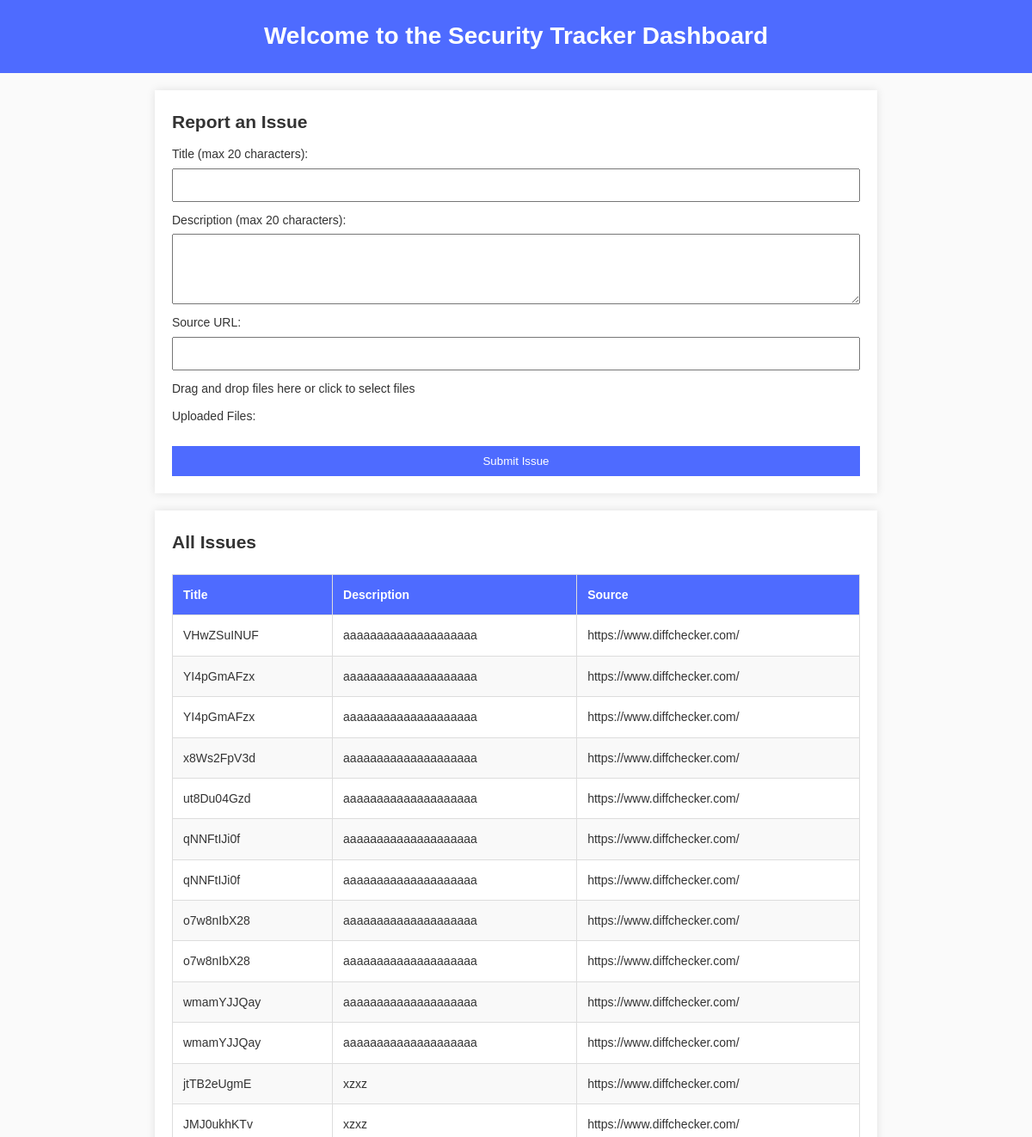
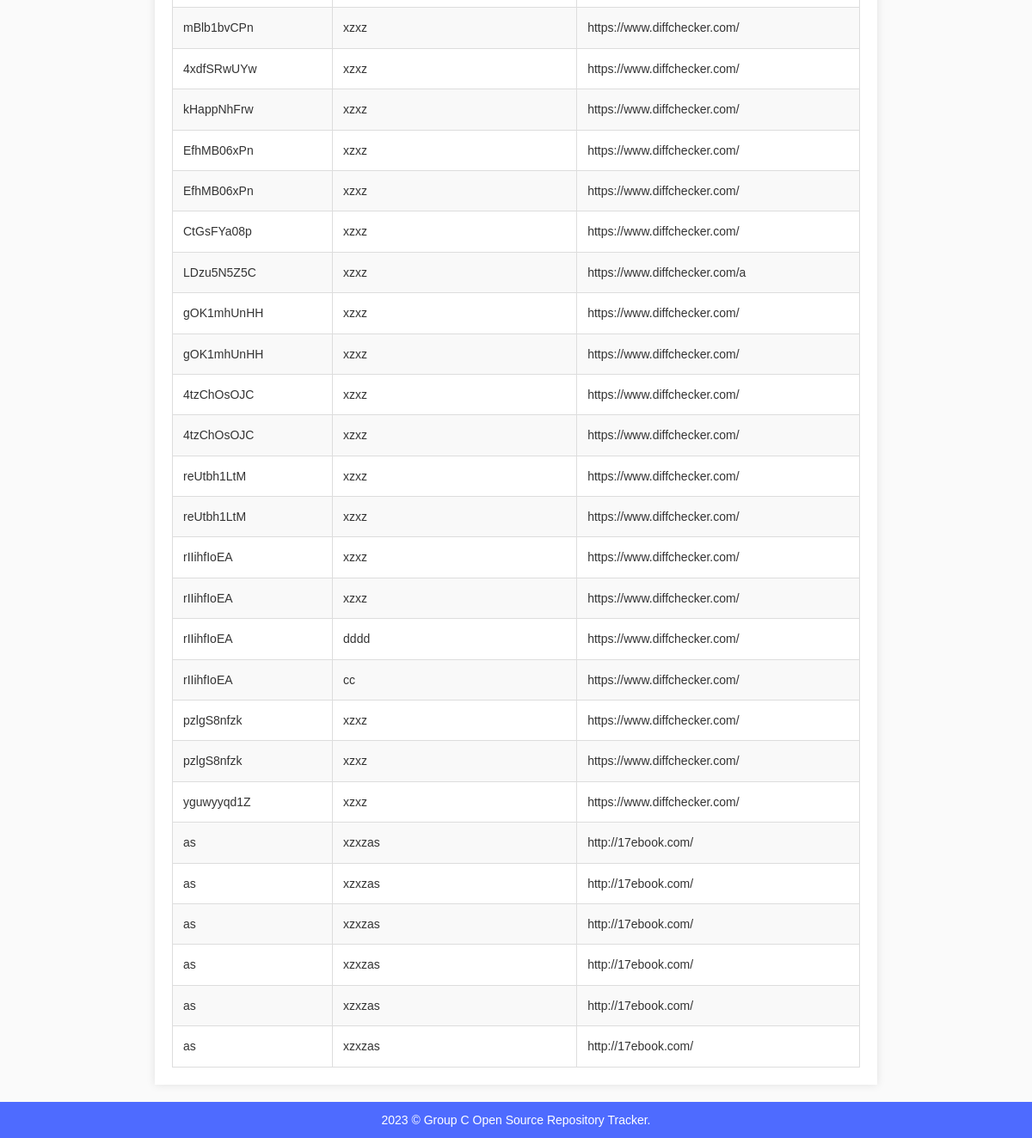
/dashboard, run on the app's committed database (2 pictures, top to bottom).
### app.py (models this page shows)
class Issue(db.Model):
    id = db.Column(db.Integer, primary_key=True)
    title = db.Column(db.String(120), nullable=False)
    description = db.Column(db.Text, nullable=False)
    source = db.Column(db.String(120))

### app.py (the view)
@app.route("/dashboard")
def dashboard():
    issues = Issue.query.all()
    return render_template("dashboard.html", issues=issues)

### templates/dashboard.html (shortened to what this page needs)
<!DOCTYPE html>
<html lang="en">
<head>
    <link rel="stylesheet" href="{{ url_for('static', filename='dashboard.css') }}">
</head>
<body>
    <header>
        <h1>Welcome to the Security Tracker Dashboard</h1>
    </header>
    <section id="report-issue">
        <h2>Report an Issue</h2>
        <form id="report-issue-form" action="/dashboard" method="post" enctype="multipart/form-data"
            onsubmit="scanSource()">
            <label for="issue-title">Title (max 20 characters):</label>
            <input type="text" id="issue-title" name="title" required maxlength="20">
            <label for="issue-description">Description (max 20 characters):</label>
            <textarea id="issue-description" name="description" rows="4" required maxlength="20"></textarea>
            <label for="issue-source">Source URL:</label>
            <input type="url" id="issue-source" name="source" required>
            <label for="file-drop-area" class="file-drop-label">
                <p>Drag and drop files here or click to select files</p>
            </label>
            <div id="file-list-container">
                <p>Uploaded Files:</p>
            </div>
            <button type="submit">Submit Issue</button>
        </form>
    </section>
    <section id="all-issues">
        <h2>All Issues</h2>
        <table>
            <thead>
                <tr>
                    <th>Title</th>
                    <th>Description</th>
                    <th>Source</th>
                </tr>
            </thead>
            <tbody>
                {% for issue in issues %}
                <tr>
                    <td>{{ issue.title }}</td>
                    <td>{{ issue.description }}</td>
                    <td>{{ issue.source }}</td>
                </tr>
                {% endfor %}
            </tbody>
        </table>
    </section>
    <footer>
        <p>2023 &copy; Group C Open Source Repository Tracker.</p>
    </footer>
</body>
</html>
</body>
</html>

### static/dashboard.css (style rules this page uses)
body, h1, h2, h3, p, label, select, input, button, table, thead, th, td { margin: 0; padding: 0; box-sizing: border-box; }
body { font-family: 'Poppins', sans-serif; font-size: 14px; line-height: 1.6; color: #333; background-color: #fafafa; }
header { background: #4e6bff; padding: 20px; color: #fff; text-align: center; }
section { max-width: 800px; margin: 20px auto; padding: 20px; background: #fff; box-shadow: 0 0 10px rgba(0, 0, 0, 0.1); }
form { display: flex; flex-direction: column; }
label { margin-top: 10px; }
input, select, textarea { margin-top: 5px; padding: 10px; width: 100%; box-sizing: border-box; }
button { margin-top: 10px; padding: 10px; background: #4e6bff; color: #fff; border: none; cursor: pointer; }
table { width: 100%; border-collapse: collapse; margin-top: 20px; }
thead { background-color: #4e6bff; color: #fff; }
th, td { border: 1px solid #ddd; padding: 12px; text-align: left; }
tr:nth-child(even) { background-color: #f9f9f9; }
footer { margin-top: 20px; padding: 10px; text-align: center; background: #4e6bff; color: #fff; }
input[type="text"], textarea { white-space: nowrap; overflow: hidden; text-overflow: ellipsis; }
#file-list-container { margin-top: 10px; }

### data on the page
Issue: title "VHwZSuINUF", description "aaaaaaaaaaaaaaaaaaaa", source "https://www.diffchecker.com/"
Issue: title "YI4pGmAFzx", description "aaaaaaaaaaaaaaaaaaaa", source "https://www.diffchecker.com/"
Issue: title "YI4pGmAFzx", description "aaaaaaaaaaaaaaaaaaaa", source "https://www.diffchecker.com/"
Issue: title "x8Ws2FpV3d", description "aaaaaaaaaaaaaaaaaaaa", source "https://www.diffchecker.com/"
Issue: title "ut8Du04Gzd", description "aaaaaaaaaaaaaaaaaaaa", source "https://www.diffchecker.com/"
Issue: title "qNNFtIJi0f", description "aaaaaaaaaaaaaaaaaaaa", source "https://www.diffchecker.com/"
Issue: title "qNNFtIJi0f", description "aaaaaaaaaaaaaaaaaaaa", source "https://www.diffchecker.com/"
Issue: title "o7w8nIbX28", description "aaaaaaaaaaaaaaaaaaaa", source "https://www.diffchecker.com/"
Issue: title "o7w8nIbX28", description "aaaaaaaaaaaaaaaaaaaa", source "https://www.diffchecker.com/"
Issue: title "wmamYJJQay", description "aaaaaaaaaaaaaaaaaaaa", source "https://www.diffchecker.com/"
Issue: title "wmamYJJQay", description "aaaaaaaaaaaaaaaaaaaa", source "https://www.diffchecker.com/"
Issue: title "jtTB2eUgmE", description "xzxz", source "https://www.diffchecker.com/"
Issue: title "JMJ0ukhKTv", description "xzxz", source "https://www.diffchecker.com/"
Issue: title "mBlb1bvCPn", description "xzxz", source "https://www.diffchecker.com/"
Issue: title "4xdfSRwUYw", description "xzxz", source "https://www.diffchecker.com/"
Issue: title "kHappNhFrw", description "xzxz", source "https://www.diffchecker.com/"
Issue: title "EfhMB06xPn", description "xzxz", source "https://www.diffchecker.com/"
Issue: title "EfhMB06xPn", description "xzxz", source "https://www.diffchecker.com/"
Issue: title "CtGsFYa08p", description "xzxz", source "https://www.diffchecker.com/"
Issue: title "LDzu5N5Z5C", description "xzxz", source "https://www.diffchecker.com/a"
Issue: title "gOK1mhUnHH", description "xzxz", source "https://www.diffchecker.com/"
Issue: title "gOK1mhUnHH", description "xzxz", source "https://www.diffchecker.com/"
Issue: title "4tzChOsOJC", description "xzxz", source "https://www.diffchecker.com/"
Issue: title "4tzChOsOJC", description "xzxz", source "https://www.diffchecker.com/"
Issue: title "reUtbh1LtM", description "xzxz", source "https://www.diffchecker.com/"
Issue: title "reUtbh1LtM", description "xzxz", source "https://www.diffchecker.com/"
Issue: title "rIIihfIoEA", description "xzxz", source "https://www.diffchecker.com/"
Issue: title "rIIihfIoEA", description "xzxz", source "https://www.diffchecker.com/"
Issue: title "rIIihfIoEA", description "dddd", source "https://www.diffchecker.com/"
Issue: title "rIIihfIoEA", description "cc", source "https://www.diffchecker.com/"
Issue: title "pzlgS8nfzk", description "xzxz", source "https://www.diffchecker.com/"
Issue: title "pzlgS8nfzk", description "xzxz", source "https://www.diffchecker.com/"
Issue: title "yguwyyqd1Z", description "xzxz", source "https://www.diffchecker.com/"
Issue: title "as", description "xzxzas", source "http://17ebook.com/"
Issue: title "as", description "xzxzas", source "http://17ebook.com/"
Issue: title "as", description "xzxzas", source "http://17ebook.com/"
Issue: title "as", description "xzxzas", source "http://17ebook.com/"
Issue: title "as", description "xzxzas", source "http://17ebook.com/"
Issue: title "as", description "xzxzas", source "http://17ebook.com/"
